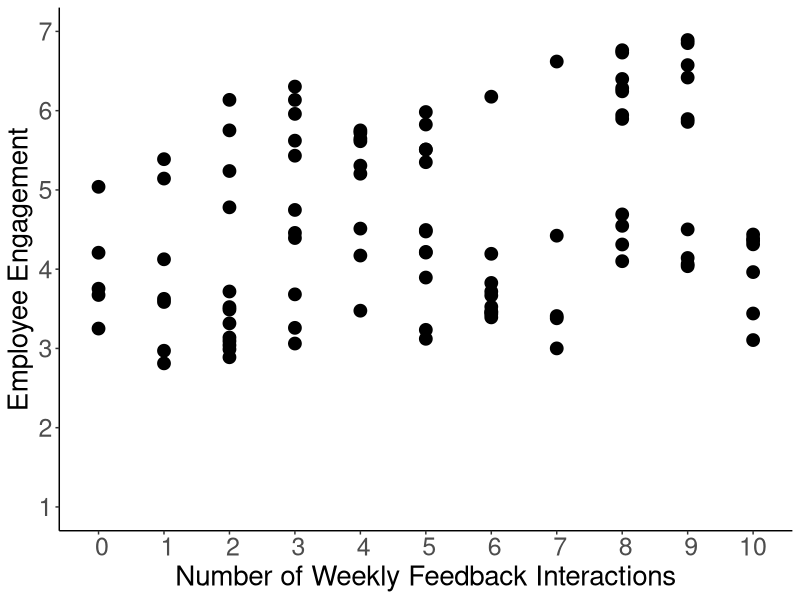
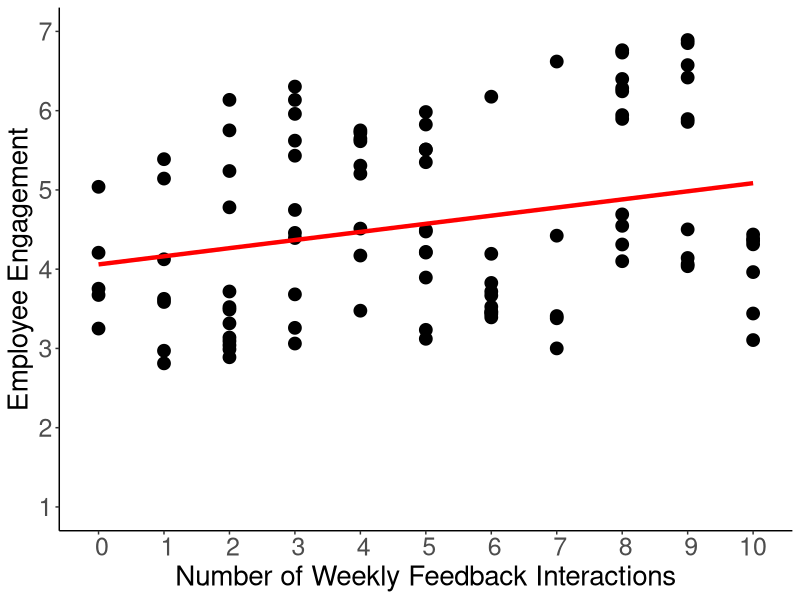
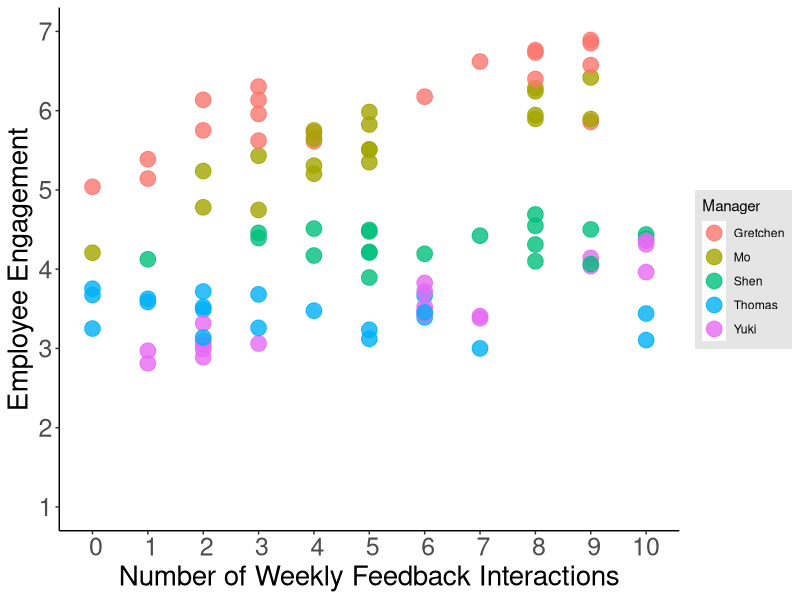
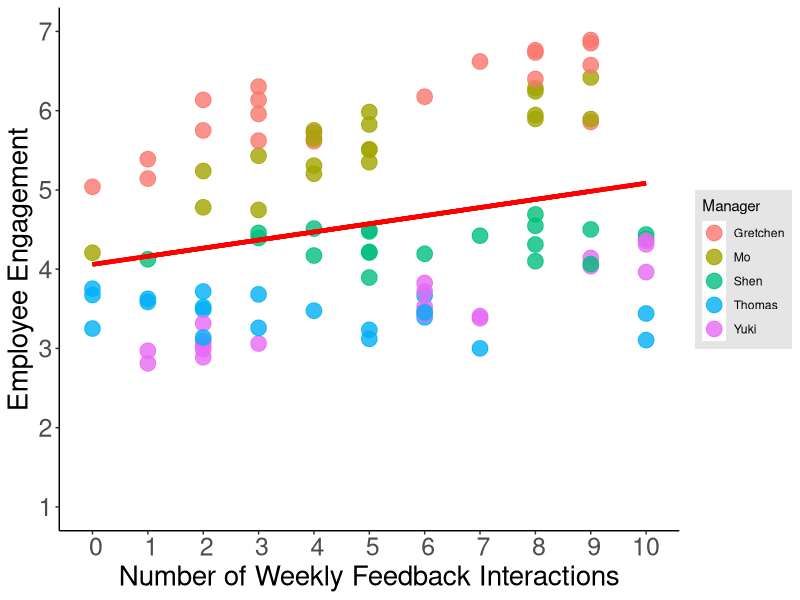
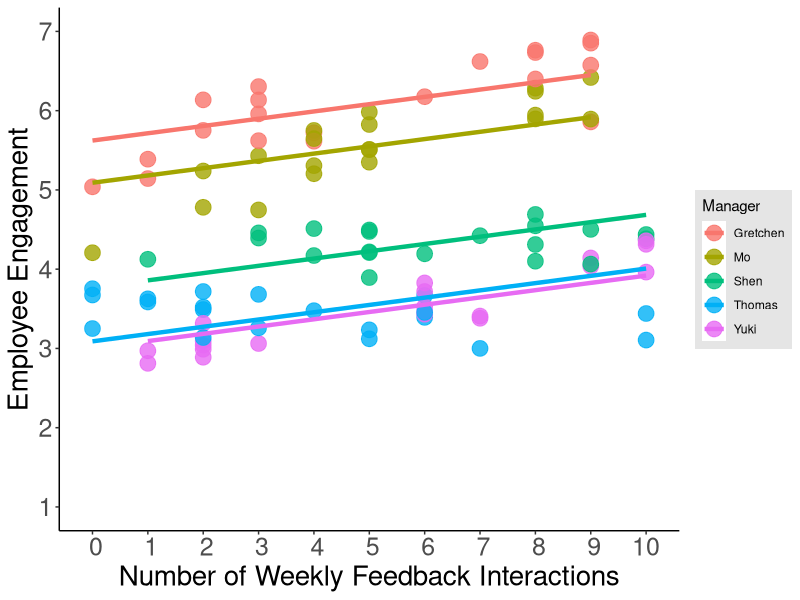
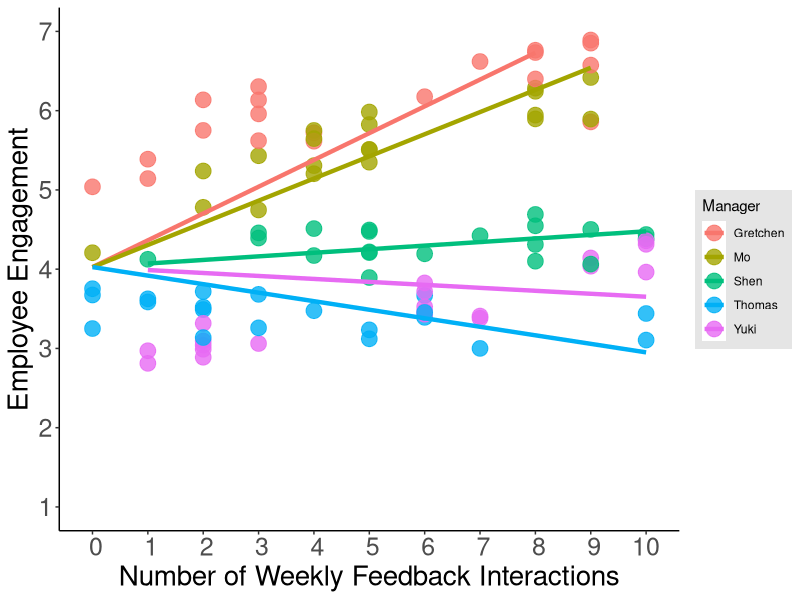
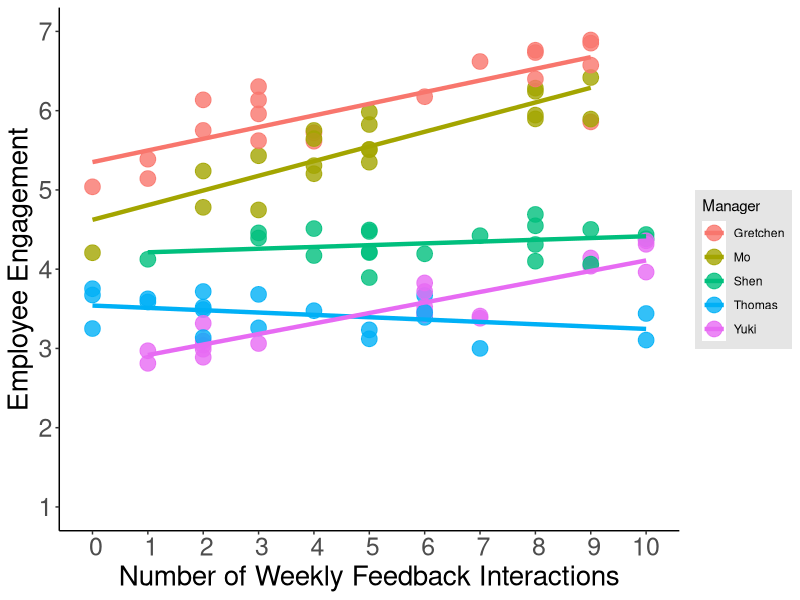
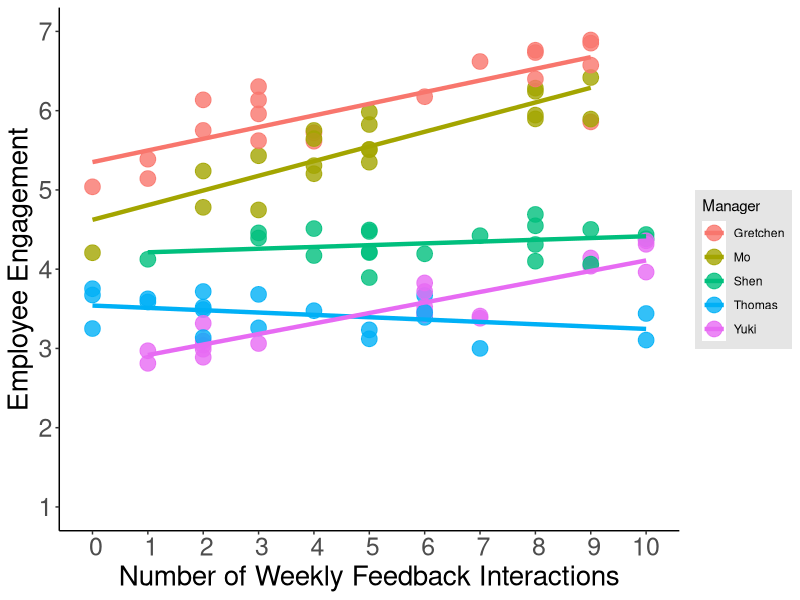

Write the R code that produced these figures, in order.
##### MLM Primer Example: Manager Feedback and Employee Engagement
##### Author: Steven T. Tseng, Ph.D. Candidate, The University of Akron
##### Credit to Michael Freeman, University of Washington, for original source code
##### Source code link: https://github.com/mkfreeman/hierarchical-models/

### Generate random engagement data

# Load requisite libraries
library(dplyr) # data wrangling
library(lme4) # modeling
library(ggplot2, ggthemes) # visualization
library(arm) # standard errors

# Set parameters for generating engagement data
managers <- c("Yuki","Thomas", "Shen", "Mo", "Gretchen")
base.eng <- c(3.00, 3.50, 4.00, 4.50, 5.50)
eng.change <- c(0.10, -0.025, 0.05, 0.20, 0.10)
employees.per.mgr <- 20
total.employees <- employees.per.mgr * length(managers)

# Generate dataframe of employees and feedback interactions
ids <- 1:total.employees
manager <- rep(managers, employees.per.mgr)
ff <- floor(runif(total.employees, 0, 11))
bases <- rep(base.eng, employees.per.mgr) * runif(total.employees, .9, 1.1)
changes <- rep(eng.change, employees.per.mgr) * runif(total.employees, .9, 1.1)
dat <- data.frame(ids, manager, bases, ff, changes)

# Generate engagement outcomes (base + ff * changes)
dat <- dat %>% mutate(engagement = bases + ff * changes)

### Modeling

# Linear Model
m0 <- lm(engagement ~ ff, data = dat)
predict(m0)
dat$simple.model <- predict(m0)

# Model random intercepts only
m1 <- lmer(engagement ~ ff + (1|manager), data = dat)
dat$random.intercept.preds <- predict(m1)

# Model random slopes only
m2 <- lmer(engagement ~ ff + (0 + ff|manager), data = dat,
           control = lmerControl(optimizer ="Nelder_Mead"))
dat$random.slope.preds <- predict(m2)

# Model random slopes and intercepts
m3 <- lmer(engagement ~ ff + (1 + ff|manager), data = dat, REML = FALSE, 
           control = lmerControl(optimizer ="Nelder_Mead"))
dat$random.slope.int.preds <- predict(m3)

### Visualization

# Scatterplot
simple.scatterplot <- ggplot(data = dat, aes(x = ff, y = simple.model)) +
  geom_point(aes(x = ff, y = engagement), size = 4)

simple.scatterplot +theme_bw() + 
  theme(panel.border = element_blank(), 
        panel.grid.major = element_blank(),
        panel.grid.minor = element_blank(), 
        axis.line = element_line(colour = "black"),
        axis.title = element_text(size = 20),
        axis.text = element_text(size = 18)) +
  scale_x_discrete(limits = c(0:10), breaks = c(0:10)) +
  scale_y_continuous(limits = c(1, 7), breaks = c(1:7)) +
  xlab("Number of Weekly Feedback Interactions") + ylab("Employee Engagement")

# Simple LM
simple.reg <- ggplot(data = dat, aes(x = ff, y = simple.model)) +
  geom_point(aes(x = ff, y = engagement), size = 4) + 
  geom_line(color = "red", size = 1.5)

simple.reg +theme_bw() + 
  theme(panel.border = element_blank(), 
        panel.grid.major = element_blank(),
        panel.grid.minor = element_blank(), 
        axis.line = element_line(colour = "black"),
        axis.title = element_text(size = 20),
        axis.text = element_text(size = 18)) +
  scale_x_discrete(limits = c(0:10), breaks = c(0:10)) +
  scale_y_continuous(limits = c(1, 7), breaks = c(1:7)) +
  xlab("Number of Weekly Feedback Interactions") + ylab("Employee Engagement")

# Scatterplot Color
color.scatterplot <- ggplot(data = dat, aes(x = ff, y = simple.model, 
                                            group = manager, color = manager)) +
  geom_point(aes(x = ff, y = engagement), size = 5, alpha = 0.8)

color.scatterplot +theme_bw() + 
  theme(panel.border = element_blank(), 
        panel.grid.major = element_blank(),
        panel.grid.minor = element_blank(), 
        axis.line = element_line(colour = "black"),
        axis.title = element_text(size = 20),
        axis.text = element_text(size = 18),
        legend.background = element_rect(fill = "gray90")) +
  scale_x_discrete(limits = c(0:10), breaks = c(0:10)) +
  scale_y_continuous(limits = c(1, 7), breaks = c(1:7)) +
  scale_color_discrete(name = "Manager") +
  xlab("Number of Weekly Feedback Interactions") + ylab("Employee Engagement")

# LM Color
color.reg <- ggplot(data = dat, aes(x = ff, y = simple.model, 
                                    group = manager, color = manager)) +
  geom_point(aes(x = ff, y = engagement), size = 5, alpha = 0.8) + 
  geom_line(color = "red", size = 1.5)

color.reg +theme_bw() + 
  theme(panel.border = element_blank(), 
        panel.grid.major = element_blank(),
        panel.grid.minor = element_blank(), 
        axis.line = element_line(color = "black"),
        axis.title = element_text(size = 20),
        axis.text = element_text(size = 18),
        legend.background = element_rect(fill = "gray90")) +
  scale_x_discrete(limits = c(0:10), breaks = c(0:10)) +
  scale_y_continuous(limits = c(1, 7), breaks = c(1:7)) +
  scale_color_discrete(name = "Manager") +
  xlab("Number of Weekly Feedback Interactions") + ylab("Employee Engagement")

# Visualize random intercept
rand.int <- ggplot(data = dat, aes(x = ff, y = random.intercept.preds, 
                                   group = manager, color = manager)) +
  geom_point(aes(x = ff, y = engagement), size = 5, alpha = 0.8) + 
  geom_line(size = 1.5)

rand.int +theme_bw() + 
  theme(panel.border = element_blank(), 
        panel.grid.major = element_blank(),
        panel.grid.minor = element_blank(), 
        axis.line = element_line(colour = "black"),
        axis.title = element_text(size = 20),
        axis.text = element_text(size = 18),
        legend.background = element_rect(fill = "gray90")) +
  scale_x_discrete(limits = c(0:10), breaks = c(0:10)) +
  scale_y_continuous(limits = c(1, 7), breaks = c(1:7)) +
  scale_color_discrete(name = "Manager") +
  xlab("Number of Weekly Feedback Interactions") + ylab("Employee Engagement")

# Visualize random slope
rand.slope <- ggplot(data = dat, aes(x = ff, y = random.slope.preds, 
                                     group = manager, color = manager)) +
  geom_point(aes(x = ff, y = engagement), size = 5, alpha = 0.8) + 
  geom_line(size = 1.5)

rand.slope +theme_bw() + 
  theme(panel.border = element_blank(), 
        panel.grid.major = element_blank(),
        panel.grid.minor = element_blank(), 
        axis.line = element_line(colour = "black"),
        axis.title = element_text(size = 20),
        axis.text = element_text(size = 18),
        legend.background = element_rect(fill = "gray90")) +
  scale_x_discrete(limits = c(0:10), breaks = c(0:10)) +
  scale_y_continuous(limits = c(1, 7), breaks = c(1:7)) +
  scale_color_discrete(name = "Manager") +
  xlab("Number of Weekly Feedback Interactions") + ylab("Employee Engagement")


# Visualize random slope + intercept
rand.intslope <- ggplot(data = dat, aes(x = ff, y = random.slope.int.preds, 
                                        group = manager, color = manager)) +
  geom_point(aes(x = ff, y = engagement), size = 5, alpha = 0.8) + 
  geom_line(size = 1.5)

rand.intslope +theme_bw() + 
  theme(panel.border = element_blank(), 
        panel.grid.major = element_blank(),
        panel.grid.minor = element_blank(), 
        axis.line = element_line(colour = "black"),
        axis.title = element_text(size = 20),
        axis.text = element_text(size = 18),
        legend.background = element_rect(fill = "gray90")) +
  scale_x_discrete(limits = c(0:10), breaks = c(0:10)) +
  scale_y_continuous(limits = c(1, 7), breaks = c(1:7)) +
  scale_color_discrete(name = "Manager") +
  xlab("Number of Weekly Feedback Interactions") + ylab("Employee Engagement")

# Visualize random slope + intercept + OLS line
rand.all <- ggplot(data = dat, aes(x = ff, y = random.slope.int.preds, 
                                        group = manager, color = manager)) +
  geom_point(aes(x = ff, y = engagement), size = 5, alpha = 0.8) + 
  geom_line(size = 1.5)

rand.all +theme_bw() + 
  theme(panel.border = element_blank(), 
        panel.grid.major = element_blank(),
        panel.grid.minor = element_blank(), 
        axis.line = element_line(colour = "black"),
        axis.title = element_text(size = 20),
        axis.text = element_text(size = 18),
        legend.background = element_rect(fill = "gray90")) +
  scale_x_discrete(limits = c(0:10), breaks = c(0:10)) +
  scale_y_continuous(limits = c(1, 7), breaks = c(1:7)) +
  scale_color_discrete(name = "Manager") +
  xlab("Number of Weekly Feedback Interactions") + ylab("Employee Engagement")
